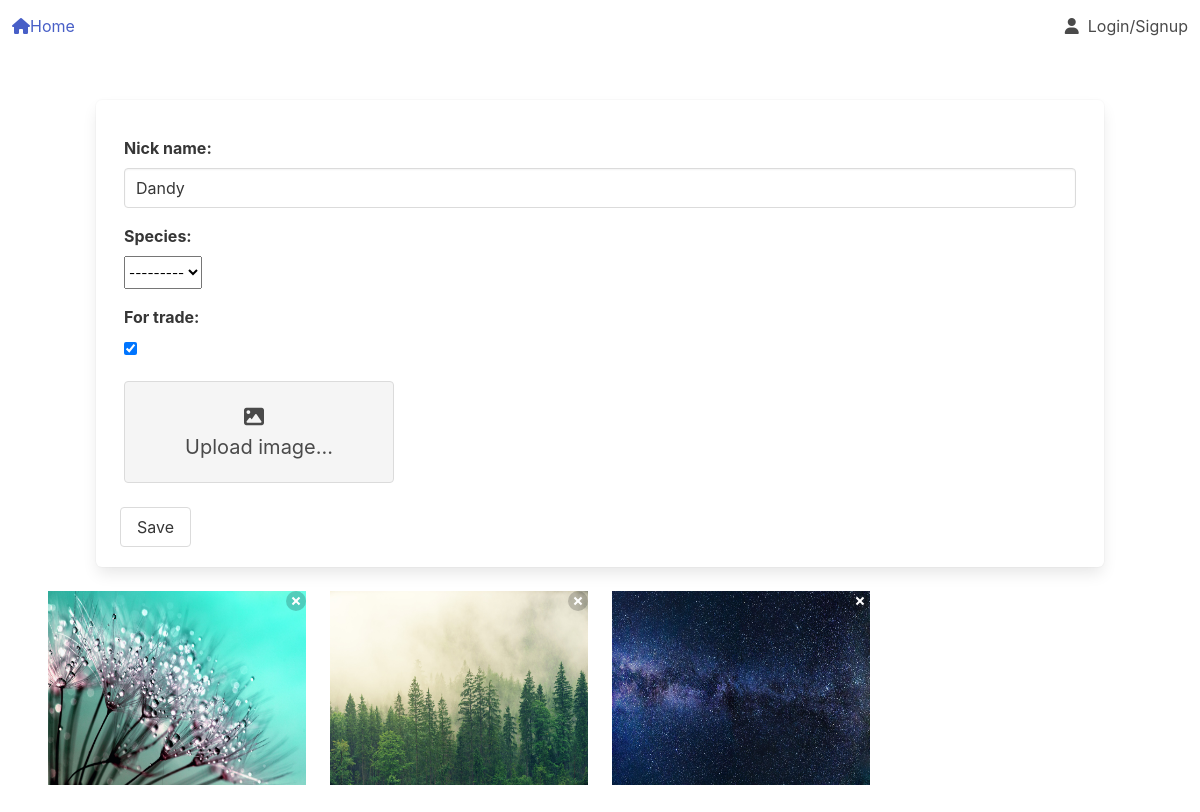
The page /dandy/update/ on the database as committed earlier.
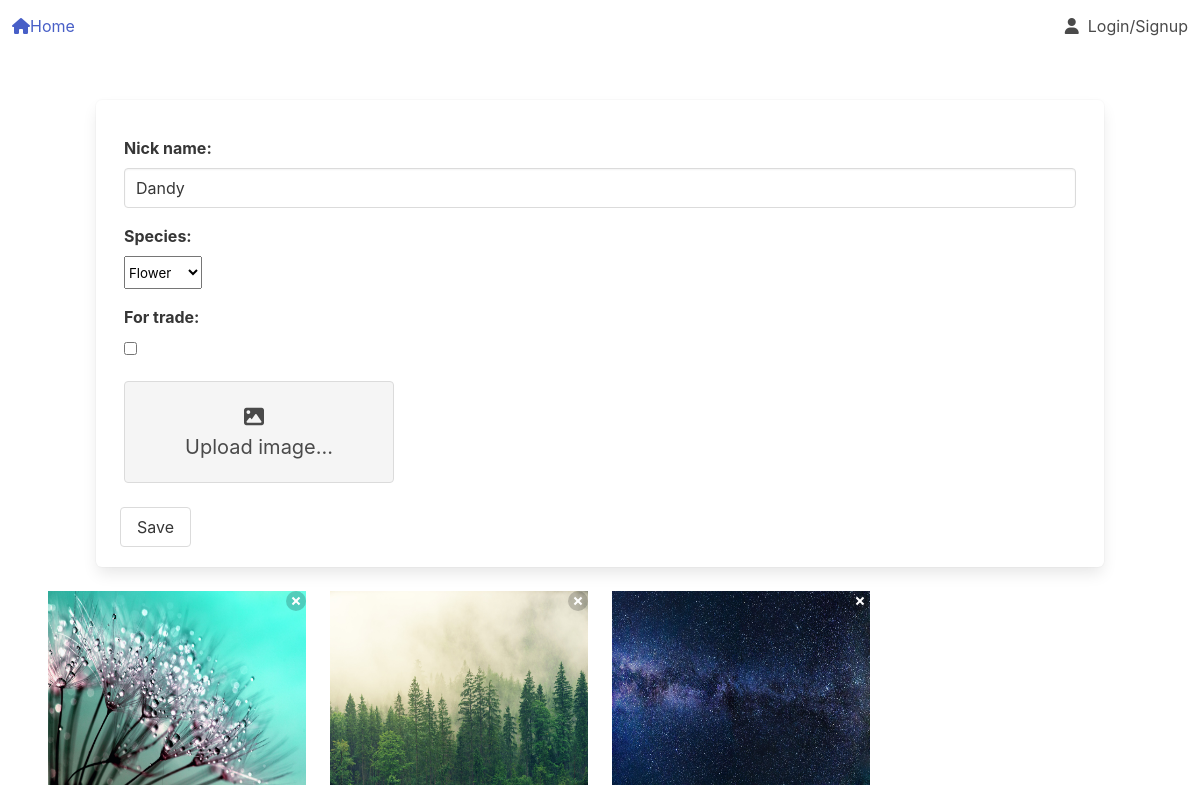
The same page on the database as committed later.
### plant_collection/models.py (models this page shows, shortened)
class Plant(models.Model):
    nick_name = models.CharField(
        max_length=64,
        validators=[MinLengthValidator(3)],
        unique=True)
    created = models.DateTimeField(auto_now_add=True, null=True, blank=True)
    updated = models.DateTimeField(auto_now=True, null=True, blank=True)
    species = models.ForeignKey(Species, on_delete=models.PROTECT, blank=True, null=True, related_name='plants')
    owner = models.ForeignKey(settings.AUTH_USER_MODEL, on_delete=models.PROTECT, related_name='plants')
    slug = models.SlugField(default='bugged-plant')
    for_trade = models.BooleanField(default=False)
    likes = models.ManyToManyField(User, related_name= 'liked')

class Image(models.Model):
    plant = models.ForeignKey(Plant, on_delete=models.CASCADE, related_name='picture')
    image = models.ImageField(upload_to='pics')
    def __str__(self):
        return str(self.pk)

### plant_collection/views.py (the view, shortened to what this page needs)
# urls.py: path('<slug:slug>/update/', views.update_plant.as_view(), name='update_plant'),
class update_plant(generic.UpdateView, LoginRequiredMixin, UserPassesTestMixin):
    template_name = 'plant_collection/update_plant.html'
    model = Plant
    plant_form = update_plant_form
    ima_form = image_form
    def get(self,request, slug):
        plant = get_object_or_404(Plant, slug=slug)
        form = self.plant_form(instance=plant)
        image = self.ima_form
        context = {'form':form,
                   'plant':plant,
                   'image':image}
        return render(request, self.template_name, context)

### plant_collection/forms.py
class update_plant_form(add_plant_form):
    nick_name= forms.CharField(max_length=24,
                               validators=[ MinLengthValidator(3)],
                               widget=forms.TextInput(
                                   attrs={
                                       'class': 'input',
                                   }))

### plant_collection/models.py (called while the page is built)
    def __str__(self):
        return self.name

### plant_collection/templates/plant_collection/update_plant.html (shortened to what this page needs)
{% extends "base.html" %}
{% block content %}
{% load widget_tweaks %}
{% load static %}
<form enctype='multipart/form-data' class='box mx-6' action="{% url 'plant_collection:update_plant' slug=plant.slug %}" method='post'>
                {% for field in form %}
                    <div class='mx-2'>
                        <div class='label pt-4'>{{ field.label_tag }}</div>
                        {% if field.errors %}
                            {% render_field field class='input is-danger'%}
                        {% else %}
                            {{ field }}
                        {% endif %}
                    </div>
                {% endfor %}
                <div class='mt-2 mx-2'>
                    <div class='input_container' id='replicator'>
                        <div class='field to-hide'>
                            <div id='file-js-example' class='file is-medium is-boxed'>
                                <label class='file-label pt-3'>
                                    <span class='file-cta'>
                                        {% if image_error %}
                                        <span class='file-icon'>
                                            <i class='fa-solid fa-image has-text-danger'></i>
                                        </span>
                                        <span class='file-label has-text-danger'>
                                            Upload image...
                                        </span>
                                        {% else %}
                                        <span class='file-icon'>
                                            <i class='fa-solid fa-image'></i>
                                        </span>
                                        <span class='file-label'>
                                            Upload image...
                                        </span>
                                        {% endif %}
                                    </span>
                                </label>
                            </div>
                        </div>
                    </div>
                </div>
    <div class='container pt-5'>
        <input id='submit-btn' class='button' type="submit" value='Save'>
    </div>
</form>
<div class='columns is-multiline'>
    {% for pic in plant.picture.all %}
        <div class='column is-3'>
            <div class="image is-4by3">
                <img src='{{pic.image.url}}' data-pic='{{pic}}'>
                <button class='delete' style="position: absolute; top: 0; right: 0;"></button>
            </div>
        </div>
    {% endfor %}
</div>
{% endblock %}

Rows that differ between the two databases and show on the page:
changed Plant "Dandy": species "---------" → "Flower"; for_trade "☑" → "☐"
